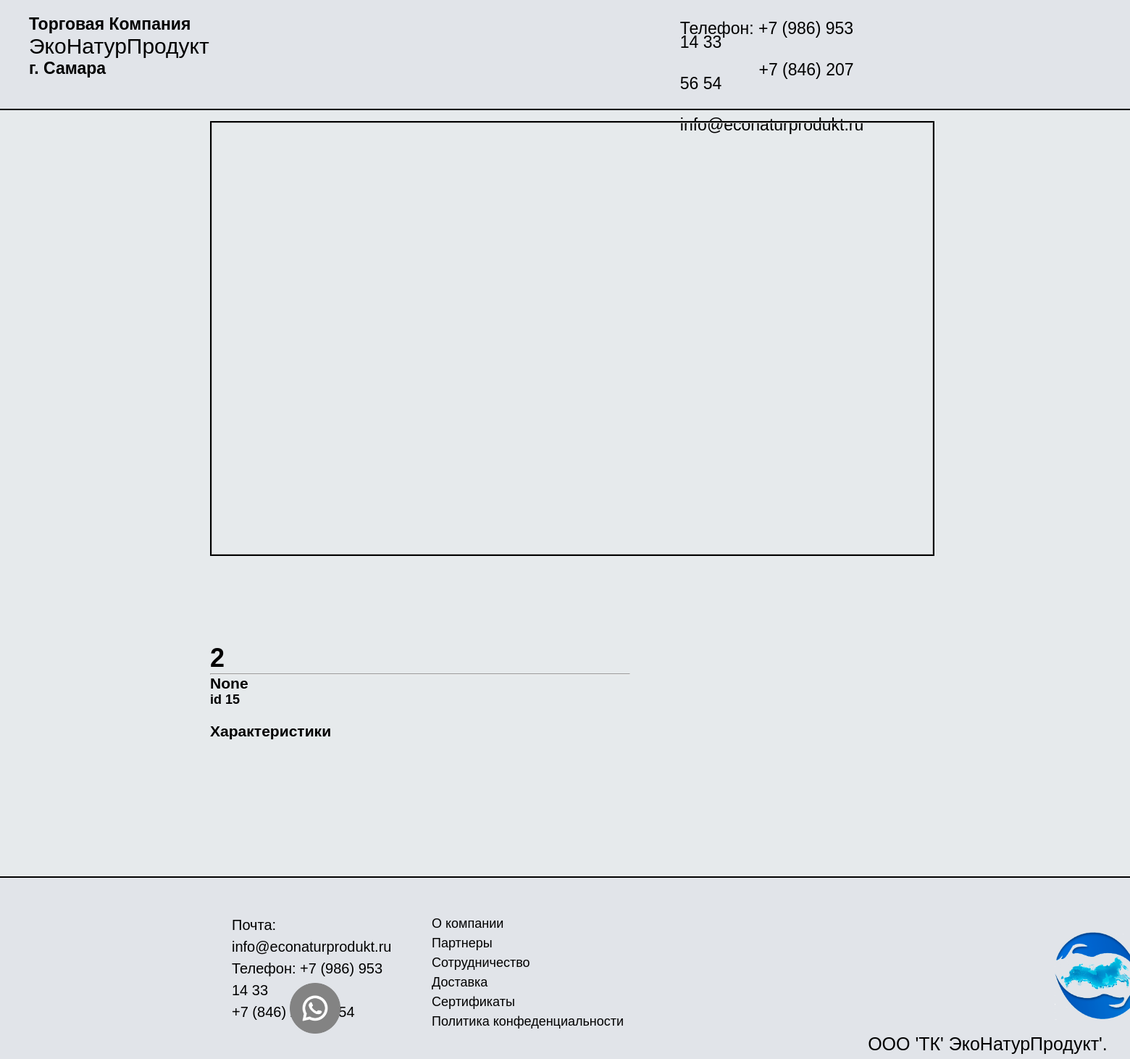
Screenshot of /product/15 with the database file from the repository.
### visit/models.py (models this page shows, shortened)
class Product(models.Model):
    name = models.CharField(max_length=150, verbose_name='Название')
    product_code = models.CharField(max_length=150, verbose_name='Код Товара 1', null=True, blank=True)
    weight = models.CharField(max_length=150, verbose_name='Вес продукции 1', null=True, blank=True)
    prise = models.CharField(max_length=150, verbose_name='Цена продукции 1', null=True, blank=True)
    product_code_2 = models.CharField(max_length=150, verbose_name='Код Товара 2', null=True, blank=True)
    weight_2 = models.CharField(max_length=150, verbose_name='Вес продукции 2', null=True, blank=True)
    prise_2 = models.CharField(max_length=150, verbose_name='Цена продукции 1', null=True, blank=True)
    product_code_3 = models.CharField(max_length=150, verbose_name='Код Товара 3', null=True, blank=True)
    weight_3 = models.CharField(max_length=150, verbose_name='Вес продукции 3', null=True, blank=True)
    prise_3 = models.CharField(max_length=150, verbose_name='Цена продукции 1', null=True, blank=True)
    product_code_4 = models.CharField(max_length=150, verbose_name='Код Товара 4', null=True, blank=True)
    weight_4 = models.CharField(max_length=150, verbose_name='Вес продукции 4', null=True, blank=True)
    prise_4 = models.CharField(max_length=150, verbose_name='Цена продукции 1', null=True, blank=True)
    product_code_5 = models.CharField(max_length=150, verbose_name='Код Товара 5', null=True, blank=True)
    weight_5 = models.CharField(max_length=150, verbose_name='Вес продукции 5', null=True, blank=True)
    prise_5 = models.CharField(max_length=150, verbose_name='Цена продукции 1', null=True, blank=True)
    product_code_6 = models.CharField(max_length=150, verbose_name='Код Товара 6', null=True, blank=True)
    weight_6 = models.CharField(max_length=150, verbose_name='Вес продукции 6', null=True, blank=True)
    prise_6 = models.CharField(max_length=150, verbose_name='Цена продукции 1', null=True, blank=True)
    product_sku = models.CharField(max_length=150, verbose_name='Артикул товара', null=True, blank=True)
    manufacturer = models.CharField(max_length=150, verbose_name='Производитель', null=True, blank=True)
    description = models.TextField(blank=True, verbose_name='Описание', null=True)
    image_1 = models.ImageField(blank = True, verbose_name='Главное фото продукта')
    image_2 = models.ImageField(blank = True, verbose_name='Фото продукта')
    image_3 = models.ImageField(blank = True, verbose_name='Фото продукта')
    image_4 = models.ImageField(blank = True, verbose_name='Фото продукта')
    image_5 = models.ImageField(blank = True, verbose_name='Фото продукта')
    image_6 = models.ImageField(blank = True, verbose_name='Фото продукта')
    country_of_origin = models.CharField(max_length=150, verbose_name='Страна производства', null=True, blank=True)
    composition = models.TextField(max_length=355, verbose_name='Состав', null=True, blank=True)
    nutritional_value_of_100_grams = models.CharField(max_length=150, verbose_name='Пищевая ценность 100 грамм', null=True, blank=True)
    energy_value = models.CharField(max_length=150, verbose_name='Энергетическая ценность', null=True, blank=True)
    best_before_date = models.CharField(max_length=150, verbose_name='Срок годности', null=True, blank=True)
    type_of_packaging = models.CharField(max_length=150, verbose_name='Тип упаковки', null=True, blank=True)
    price_is_for = models.CharField(max_length=150, verbose_name='Цена указана за', null=True, blank=True)
    availability = models.BooleanField(default=True, verbose_name='Наличие товара')
    is_published = models.BooleanField(default=True, verbose_name='Опубликовано')
    category = models.ForeignKey(Category, on_delete=models.CASCADE, verbose_name='Категория')
    subcategory =  models.ForeignKey(Subcategory, on_delete=models.CASCADE, verbose_name='Подкатегория')
    class Meta:
        verbose_name = 'Продукт'
        verbose_name_plural = 'Продукты'
        ordering = ['name']

### visit/views.py (the view)
# urls.py: path('product/<int:product_pk>', product_big, name='product_big'),
def product_big(request, product_pk):
    if request.method == 'GET' and request.GET.get('download'):
        return download(request)
    product = Product.objects.get(pk=product_pk)
    context = {
    'product':product
    }
    return render(request, template_name='visit/product_big.html', context=context)

### visit/templates/visit/product_big.html (shortened to what this page needs)
<!DOCTYPE html>
<html lang="ru">
<head>
  <link rel="stylesheet" href="/static/visit/css/main.css">
</head>
<body>
  <div id="container">
<header class="header">
        <div class="header_container">
            <div class="header_info">
                <p class="name_header">Торговая Компания</p>
                <p class="name_header_2">ЭкоНатурПродукт</p>
                <p class="name_header_3">г. Самара</p>
            </div>
                <a class="navi_link">Телефон:  +7 (986) 953 14 33 <br><br>&nbsp &nbsp &nbsp &nbsp &nbsp &nbsp &nbsp &nbsp &nbsp+7 (846) 207 56 54<br><br>&nbsp &nbsp &nbsp &nbsp info@econaturprodukt.ru</a>
            </div>
</header>
    <div id="content-wrapper">
      <div class="column">
        {% if product.image_1 %}
        <img id=featured src="/media/{{ product.image_1 }}">
        {% else %}
        <img id=featured>
        {% endif %}
        <div id="slide-wrapper" >
        </div>
      </div>
      <div class="column">
        <h1>{{ product.name }}</h1>
        <hr>
        <h3>{{ product.prise }}</h3>
        <h4>id {{ product.pk }}</h4>
        <br>
        <h3>Характеристики</h3>
      </div>
    </div>
    <footer class="footer">
      <div class="footer_wrap">
        <div class="first">
          <p class="footer_info">Почта: info@econaturprodukt.ru <br>
            Телефон: +7 (986) 953 14 33<br>
            +7 (846) 207 56 54
          </p>
          <a href="https://api.whatsapp.com/send?phone=79869531433"><img class="whatsapp" src="/static/visit/icon/whatsapp.png"></a>
        </div>
        <div class="second">
          <a href="#" class="links_style">О компании</a>
          <a href="#" class="links_style">Партнеры</a>
          <a href="#" class="links_style">Сотрудничество</a>
          <a href="/delivery" class="links_style">Доставка</a>
          <a href="#" class="links_style">Сертификаты</a>
          <a href="https://rosstat.gov.ru/politika-konfidencialnosti" class="links_style">Политика конфеденциальности</a>
        </div>
        <div class="third">
          <p class="footer_company"><img src="/static/visit/logo/logo_compani.png"></p>
          <p class="footer_OOO">ООО 'ТК' ЭкоНатурПродукт'.</p>
        </div>
      </div>
    </footer>
  </div>
</body>
</html>

### visit/static/visit/css/main.css (style rules this page uses)
*, *::after, *::before { margin: 0; padding: 0; box-sizing: border-box; }
body { font-family: "RobotoLight", Helvetica, Arial; font-size: 18px; font-style: normal; overflow: hidden; background: #e6eaec; background-size: 30px 30px; position:relative; overflow: auto; padding-bottom: 20%; min-width: 1100px; margin:auto; }
.header { background-color: #e1e4e9; border-bottom: 2px solid; }
img { display: inline-block; max-width: 100%; height: auto; vertical-align: middle; margin-top: 5px; }
.header_container { display: flex; max-width: 1500px; height: 150px; left: 25%; margin: 0 auto; width: 100%; background: #e1e4e9; }
.navi_link { line-height: 19px; text-decoration: none; display: inline-block; margin-left: 650px; margin-top: 30px; color: black; transition: 0.4s ease; font-size: 23px; font-weight: 500; }
.header_info { display: flex; flex-direction: column; text-align: left; margin-top: 20px; }
.name_header { text-align: left; padding-left: 10px; font-size: 23px; font-weight: 600; }
.name_header_2 { text-align: left; padding-left: 10px; font-size: 30px; font-weight: 500; }
.name_header_3 { text-align: left; padding-left: 10px; font-size: 23px; font-weight: 600; }
.footer { position: absolute; border-top: 2px solid; bottom: 0; width: 100%; height: 10%; }
.footer_wrap { display: flex; background: #e1e4e9; }
.first { display: flex; flex-direction: column; height: 250px; width: 35%; }
.footer_info { display: flex; flex-direction: row; margin-top: 50px; padding-left: 320px; height: 10%; font-size: 20px; line-height: 1.5; }
.whatsapp { width: 70px; height: 70px; margin-top: 70px; margin-left: 400px; filter: grayscale(1); transition: 0.5s; }
.second { padding-top: 50px; height: 250px; display: flex; flex-direction: column; line-height: 1.5; width: 25%; padding-left: 50px; }
.links_style { text-decoration: none; color: black; }
.third { height: 250px; width: 40%; }
.footer_company { width: 120px; height: 120px; margin-top: 70px; margin-left: 520px; position: absolute; }
.footer_OOO { text-align: right; font-size: 25px; margin-right: 5%; margin-top: 215px; }
#content-wrapper { margin-left: auto; margin-right: auto; max-width: 1000px; display: flex; flex-wrap: wrap; align-items: center; }
.column { width: 600px; padding: 10px; }
#featured { min-width: 1000px; max-width: 1000px; max-height: 600px; min-height: 600px; object-fit: cover; cursor: pointer; border: 2px solid black; }
#slide-wrapper { display: flex; min-height: 100px; align-items: center; }

### rows the page displays
Product: name "2", prise "None", pk "15"
